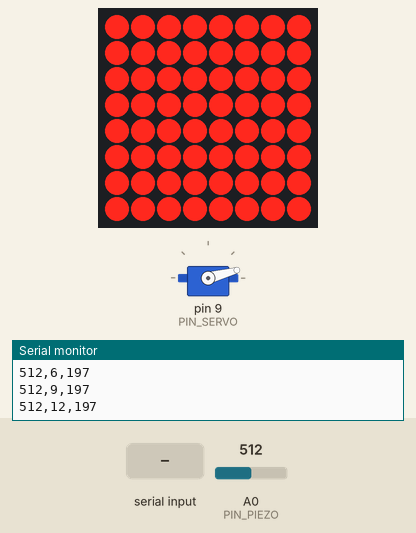
Bench run of a sketch on a simulated Arduino Uno, built with avr-gcc and run on an emulated ATmega328P. Parts: servo, 8×8 LED matrix, the last lines printed to the serial monitor. Wiring (inferred from the names in the program): MAX7219 LED driver (orientation assumed): data pin 11; clock pin 13; CS pin 10. The inputs (shaded band) are chosen by the test bench; at power-on: A0 (PIN_PIEZO) = 512.

Above: at 3.3 s.
3.4 s: "M" received over Serial
At 4.16 s:
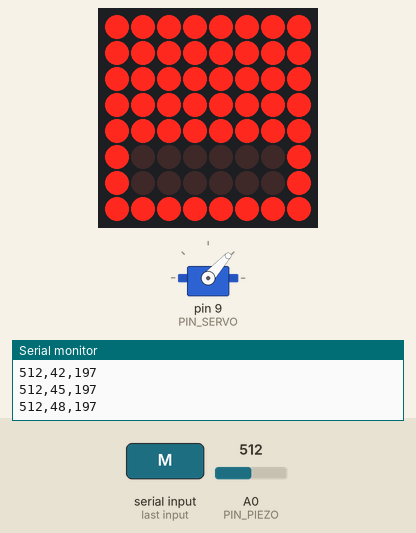
At 5.7 s:
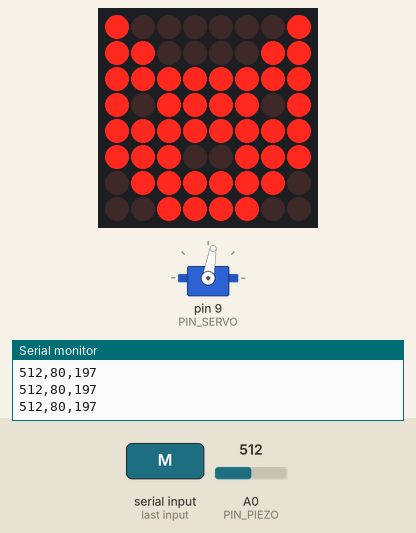
6.4 s: "30,150\n" received over Serial
9.4 s: "m90\n" received over Serial
At 10.13 s:
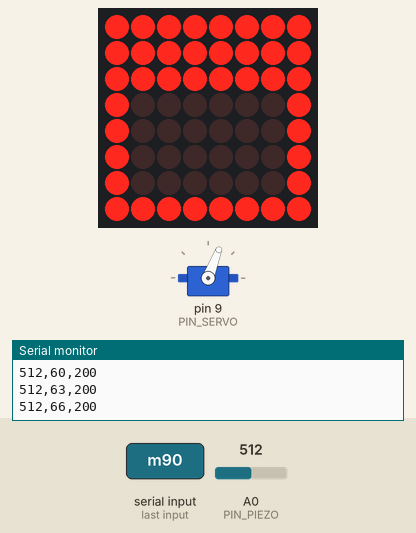
11.7 s: "200\n" received over Serial
14.7 s: "11\n" received over Serial
At 15.04 s:
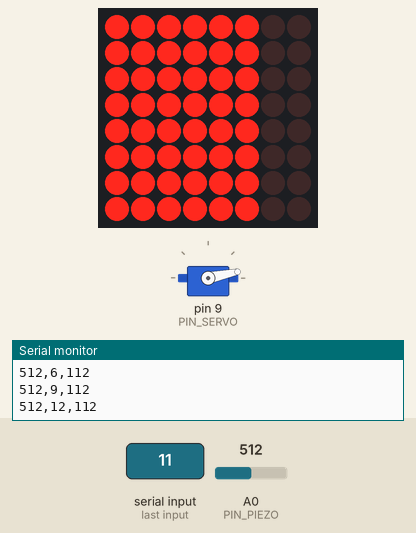
17.0 s: A0 (PIN_PIEZO) set to 84
20.0 s: A0 (PIN_PIEZO) set to 72
Timing chart, 0 to 22.6 s (numbered marks = the images above; inputs shaded):
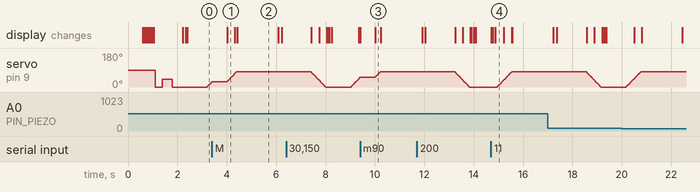

Measured:
- after the input at 3.4 s, the display: changes after 0.61 s (image 1)
- after the input at 9.4 s, the display: first changes at once (image 3 shows a later state)
- after the input at 14.7 s, the display: first changes at once (image 4 shows a later state)
- what the display in image 2 shows lasts 1.7 s, from 4.4 s to 6.1 s

The sketch:

piezo_servo.ino
```cpp
// Scratch-to-Open test rig: piezo -> leaky-integrator gauge -> servo -> MAX7219 meter.
//
// Each tap raises the gauge by TAP_RISE, and every sample window subtracts a decay.
// What matters is therefore not how hard you hit, but how many taps per second.
// Difficulty is made by the decay, not the target (build-book rule): a larger
// decay means you must tap faster.
//
// Wiring: piezo signal -> A0
//         servo signal -> D9
//         servo VCC/GND -> external 5V; tie GND common with the Arduino.
//         MAX7219 8x8 matrix: DIN -> D11, CS -> D10, CLK -> D13, VCC 5V, GND
//
// The matrix is the persuasion gauge. While the door is closed it fills in
// proportion to the target (8 columns = open); while the door moves it shows the
// flap lifting; while open it shows a cat face.
//
// Output: peak,servo,gauge  (CSV) at 115200
// Input:  'o'    force one open cycle (servo self-test from the laptop)
//         'm'    light the whole matrix for 0.6 s (wiring check)
//         '1'    kitten   '2' adult   '3' grumpy
//         'a123' set the scratch threshold (SCRATCH_AMP) to 123; newline after digits.

#include <Servo.h>

const int PIN_PIEZO = A0;
const int PIN_SERVO = 9;
const int PIN_MX_DIN = 11;
const int PIN_MX_CS  = 10;
const int PIN_MX_CLK = 13;

const byte MX_INTENSITY = 8;        // 0..15; outdoor booth may want 12+
const bool MX_FLIP_X = false;       // flip if the bar fills from the wrong side
const bool MX_FLIP_Y = false;       // flip if the flap animation runs upside down

const int NOISE_FLOOR = 25;  // measure with no vibration and set accordingly

const int ANG_CLOSED = 0;
const int ANG_OPEN   = 80;              // sets the flap lift for the R45 arm
const unsigned long HOLD_MS     = 3000; // how long the door stays open
const unsigned long COOLDOWN_MS = 1000; // delay before reacting again after closing
const int SWEEP_MS  = 500;              // 0 -> ANG_OPEN travel time
const bool REST_DETACH = true;          // stop pulses when closed: no hum, no idle current

// Pulse limits. Cheap SG90 clones stall and overheat when driven to the default
// 544/2400 us extremes, so keep a margin and never command a mechanical stop.
const int PULSE_MIN_US = 600;
const int PULSE_MAX_US = 2300;

// ---- judging: tap-driven leaky integrator ------------------------------
// The window is fixed by sample count, not time. About 21 ms on an Uno.
const int SAMPLES = 200;
const int WINDOW_MS = 21;           // measured length of the window above
const int GAUGE_MAX = 200;
int scratchAmp = 80;                // a peak above this counts as one tap

// One tap = TAP_RISE. The refractory time stops a single strike counting twice;
// a continuous scratch lands one tap per refractory period, capping the tap rate
// at about 12.5 taps/s.
const int TAP_RISE = 40;
const int TAP_REFRACTORY_MS = 80;
const int DIFF_TARGET = 100;        // shared by all three modes; only decay differs

// Decay per window. The larger this is, the faster you must tap for the gauge to win.
// Minimum rate (taps/s) = decay x (1000/21) / TAP_RISE  ->  about 1 / 2.5 / 5 taps/s.
// Tapping at twice that rate opens any mode in about 5 taps.
const float DIFF_DECAY[3] = { 0.8, 2.1, 4.2 };
int diff = 1;                       // 0 kitten, 1 adult, 2 grumpy
float gauge = 0;
unsigned long lastTap = 0;

// Non-blocking sweep: the servo advances a few degrees per sample window, so the
// piezo keeps streaming while the flap moves.
const int STEP_DEG = max(1, (int)((long)(ANG_OPEN - ANG_CLOSED) * WINDOW_MS / SWEEP_MS));

Servo servo;

enum State { CLOSED, OPENING, OPEN, CLOSING };
State state = CLOSED;
int angle  = ANG_CLOSED;        // last angle written
int target = ANG_CLOSED;
unsigned long stateSince = 0;   // time of the last state transition

// ---- MAX7219, bit-banged (no library) ---------------------------------

void mxSend(byte reg, byte data) {
  digitalWrite(PIN_MX_CS, LOW);
  shiftOut(PIN_MX_DIN, PIN_MX_CLK, MSBFIRST, reg);
  shiftOut(PIN_MX_DIN, PIN_MX_CLK, MSBFIRST, data);
  digitalWrite(PIN_MX_CS, HIGH);
}

byte flipBits(byte b) {
  byte r = 0;
  for (int i = 0; i < 8; i++) if (b & (1 << i)) r |= 0x80 >> i;
  return r;
}

// rows[0] is the top row, bit 7 the leftmost column. Unchanged frames are not resent.
byte mxShown[8];
void mxFrame(const byte rows[8]) {
  if (memcmp(rows, mxShown, 8) == 0) return;
  memcpy(mxShown, rows, 8);
  for (int i = 0; i < 8; i++) {
    byte row = rows[MX_FLIP_Y ? 7 - i : i];
    mxSend(i + 1, MX_FLIP_X ? flipBits(row) : row);
  }
}

void mxInit() {
  pinMode(PIN_MX_DIN, OUTPUT);
  pinMode(PIN_MX_CS, OUTPUT);
  pinMode(PIN_MX_CLK, OUTPUT);
  digitalWrite(PIN_MX_CS, HIGH);
  mxSend(0x0F, 0);            // display test off
  mxSend(0x09, 0);            // no BCD decode
  mxSend(0x0B, 7);            // scan all 8 digits
  mxSend(0x0A, MX_INTENSITY);
  mxSend(0x0C, 1);            // normal operation
  memset(mxShown, 0xFF, 8);
  const byte blank[8] = {0, 0, 0, 0, 0, 0, 0, 0};
  mxFrame(blank);
}

void mxTest() {
  mxSend(0x0F, 1);
  delay(600);
  mxSend(0x0F, 0);
}

const byte CAT_FACE[8] = {
  0b10000001,
  0b11000011,
  0b11111111,
  0b10111101,
  0b11111111,
  0b11100111,
  0b01111110,
  0b00111100,
};

// closed door at rest: frame outline with the flap inside
const byte DOOR_CLOSED[8] = {
  0b11111111,
  0b10000001,
  0b10111101,
  0b10111101,
  0b10111101,
  0b10111101,
  0b10000001,
  0b11111111,
};

// gauge: columns fill from the left, all rows lit; the door glyph shows while empty
void drawMeter(float level) {
  int cols = constrain((int)(level + 0.5), 0, 8);
  if (cols == 0) { mxFrame(DOOR_CLOSED); return; }
  byte row = (byte)(0xFF << (8 - cols));
  byte rows[8];
  for (int i = 0; i < 8; i++) rows[i] = row;
  mxFrame(rows);
}

// door frame with the flap drawn from the top; the gap grows from the bottom as it lifts
void drawFlap(int deg) {
  int gap = constrain((long)deg * 6 / ANG_OPEN, 0, 6);   // rows revealed inside the frame
  byte rows[8];
  rows[0] = 0xFF;
  rows[7] = 0xFF;
  for (int i = 1; i < 7; i++) rows[i] = (i > 6 - gap) ? 0x81 : 0xFF;
  mxFrame(rows);
}

void drawFace(bool blink) {
  byte rows[8];
  memcpy(rows, CAT_FACE, 8);
  if (blink) rows[3] = 0b11111111;
  mxFrame(rows);
}

// ---- serial commands ---------------------------------------------------

void reportMode() {
  Serial.print("mode,");
  Serial.print(diff);
  Serial.print(',');
  Serial.print(DIFF_TARGET);
  Serial.print(',');
  Serial.println(scratchAmp);
}

// Returns true if a forced open was requested.
bool readCommands() {
  static char argCmd = 0;       // command still collecting digits
  static int  argVal = -1;
  bool force = false;

  while (Serial.available()) {
    char c = Serial.read();

    if (argCmd && c >= '0' && c <= '9') {         // digits belong to the pending command
      argVal = (argVal < 0 ? 0 : argVal) * 10 + (c - '0');
      continue;
    }
    if (argCmd) {                                  // any other byte ends it
      if (argCmd == 'a' && argVal > 0) { scratchAmp = constrain(argVal, 10, 1023); reportMode(); }
      argCmd = 0;
      argVal = -1;
    }

    if (c == 'a' || c == 'A') { argCmd = 'a'; continue; }
    if (c == 'o' || c == 'O') force = true;
    if (c == 'm' || c == 'M') mxTest();
    if (c >= '1' && c <= '3') { diff = c - '1'; gauge = 0; reportMode(); }
  }
  return force;
}

void setup() {
  Serial.begin(115200);
  Serial.println("peak,servo,gauge");
  servo.attach(PIN_SERVO, PULSE_MIN_US, PULSE_MAX_US);
  mxInit();
  mxTest();                                                   // every LED on: wiring check
  for (int c = 1; c <= 8; c++) { drawMeter(c); delay(60); }   // then the gauge fills once

  // Boot self-test: a visible sweep proves power and signal before any scratch.
  servo.write(ANG_CLOSED);
  delay(300);
  servo.write(ANG_OPEN / 2);
  delay(400);
  servo.write(ANG_CLOSED);
  delay(400);
  if (REST_DETACH) servo.detach();
  reportMode();
  stateSince = millis();
}

void loop() {
  // Take the peak amplitude over a fixed number of samples (one window).
  int peak = 0;
  for (int i = 0; i < SAMPLES; i++) {
    int v = analogRead(PIN_PIEZO);
    if (v > peak) peak = v;
  }

  bool force = readCommands();
  unsigned long now = millis();

  // Tap judgement. Ringing inside the refractory time counts as the same strike.
  bool tapped = false;
  if (peak >= scratchAmp && now - lastTap >= (unsigned long)TAP_REFRACTORY_MS) {
    lastTap = now;
    tapped = true;
  }

  // Rise vs decay. The gauge only accumulates while the door is closed.
  if (state == CLOSED) {
    gauge += (tapped ? TAP_RISE : 0) - DIFF_DECAY[diff];
    gauge = constrain(gauge, 0, (float)GAUGE_MAX);
  }

  switch (state) {
    case CLOSED:
      if ((gauge >= DIFF_TARGET && now - stateSince >= COOLDOWN_MS) || force) {
        if (!servo.attached()) servo.attach(PIN_SERVO, PULSE_MIN_US, PULSE_MAX_US);
        target = ANG_OPEN;
        state = OPENING;
        stateSince = now;
      }
      break;
    case OPENING:
      if (angle == target) { state = OPEN; stateSince = now; }
      break;
    case OPEN:
      if (now - stateSince >= HOLD_MS) { target = ANG_CLOSED; state = CLOSING; stateSince = now; }
      break;
    case CLOSING:
      if (angle == target) {
        state = CLOSED;
        stateSince = now;
        gauge = 0;
        if (REST_DETACH) servo.detach();
      }
      break;
  }

  // one step toward the target per window
  if (angle < target) {
    angle = min(target, angle + STEP_DEG);
    servo.write(angle);
  } else if (angle > target) {
    angle = max(target, angle - STEP_DEG);
    servo.write(angle);
  }

  // matrix
  switch (state) {
    case CLOSED:
      drawMeter(gauge * 8.0f / DIFF_TARGET);
      break;
    case OPENING:
    case CLOSING:
      drawFlap(angle);
      break;
    case OPEN:
      drawFace(((now - stateSince) / 150) % 12 == 11);   // occasional blink
      break;
  }

  if (peak > NOISE_FLOOR || gauge > 0 || state != CLOSED) {
    Serial.print(peak);
    Serial.print(',');
    Serial.print(angle);
    Serial.print(',');
    Serial.println((int)gauge);
  }
}
```
